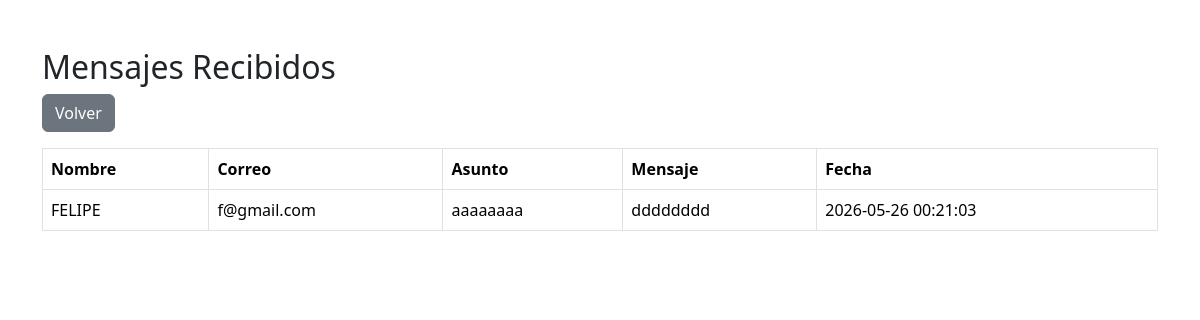
Screenshot of /admin/contactos.php (signed in) with the database file from the repository.
### tables this page shows
CREATE TABLE `contactos` (
  `id` int(11) NOT NULL,
  `nombre` varchar(100) DEFAULT NULL,
  `correo` varchar(150) DEFAULT NULL,
  `asunto` varchar(150) DEFAULT NULL,
  `mensaje` text DEFAULT NULL,
  `fecha` timestamp NULL DEFAULT current_timestamp()
);

### admin/contactos.php (the view, shortened to what this page needs)
<?php
include("../config/conexion.php");
$contactos = mysqli_query(
    $conn,
    "SELECT * FROM contactos
     ORDER BY fecha DESC"
);
?>
<!DOCTYPE html>
<html lang="es">
<head>
<link rel="stylesheet" href="assets/CSS/style.css">
<link href="https://cdn.jsdelivr.net/npm/bootstrap@5.3.8/dist/css/bootstrap.min.css" rel="stylesheet">
</head>
<body>
<div class="container mt-5">
    <h2>Mensajes Recibidos</h2>
    <a href="dashboard.php"
       class="btn btn-secondary mb-3">
       Volver
    </a>
    <table class="table table-bordered">
        <thead>
            <tr>
                <th>Nombre</th>
                <th>Correo</th>
                <th>Asunto</th>
                <th>Mensaje</th>
                <th>Fecha</th>
            </tr>
        </thead>
        <tbody>
            <?php while($fila = mysqli_fetch_assoc($contactos)){ ?>
            <tr>
                <td><?php echo htmlspecialchars($fila['nombre']); ?></td>
                <td><?php echo htmlspecialchars($fila['correo']); ?></td>
                <td><?php echo htmlspecialchars($fila['asunto']); ?></td>
                <td><?php echo htmlspecialchars($fila['mensaje']); ?></td>
                <td><?php echo $fila['fecha']; ?></td>
            </tr>
            <?php } ?>
        </tbody>
    </table>
</div>
</body>
</html>

### assets/CSS/style.css (style rules this page uses)
body { background:#eefaff; font-family:'Segoe UI',sans-serif; margin:0; padding:0; color:#1f2937; }

### rows the page displays
contactos: nombre "FELIPE", correo "f@gmail.com", asunto "aaaaaaaa", mensaje "dddddddd", fecha "2026-05-26 00:21:03"
